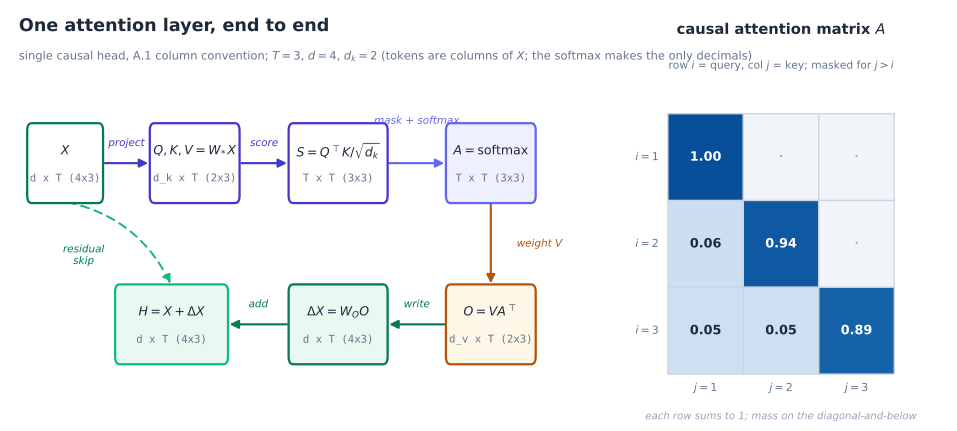

Here is the Python script that generated this plot:
"""One attention layer, written out in full (Appendix A, A.19).

A single causal self-attention head computed end to end on a concrete toy input,
so every number in the section is real, not illustrative. The figure shows the
dataflow with tensor shapes (left) and the resulting causal attention matrix as a
lower-triangular heatmap with its actual softmax weights (right).

Convention: A.1's column form -- tokens are COLUMNS of X in R^{d x T};
W_Q,W_K in R^{d_k x d}; W_V in R^{d_v x d}; W_O in R^{d x d_v}; q_i = W_Q x_i.

Pipeline (one head, no LayerNorm shown -- isolated to expose the attention math):
    X (d x T)
      -> Q = W_Q X,  K = W_K X,  V = W_V X        (d_k x T)
      -> S = Q^T K / sqrt(d_k)                     (T x T)
      -> causal mask (j <= i), then softmax rows   -> A (T x T)
      -> O = V A^T                                  (d_v x T)
      -> dX = W_O O                                 (d x T)
      -> H = X + dX   (residual)                    (d x T)

Deterministic (fixed integer weights; no RNG). Outputs:
  qkv-one-layer-forward.svg
  qkv-one-layer-forward.json
"""
import json
import pathlib

import numpy as np
import matplotlib
matplotlib.use("Agg")
import matplotlib.pyplot as plt
from matplotlib.patches import FancyBboxPatch, FancyArrowPatch, Rectangle

HERE = pathlib.Path(__file__).resolve().parent

# =============================== THE COMPUTATION ===========================
# A.1 column convention: T=3 tokens are the COLUMNS of X (d=4); head dim d_k=d_v=2.
# Integer weights chosen so Q,K,V are integer; the softmax makes the only decimals.
d, d_k, T = 4, 2, 3
X = np.array([[1.0, 0.0, 1.0],
              [0.0, 1.0, 1.0],
              [1.0, 0.0, 1.0],
              [0.0, 1.0, 1.0]])                      # d x T (4x3); columns = tokens
W_Q = np.array([[1, 0, 1, 0], [0, 1, 0, 1]], dtype=float)   # d_k x d (2x4)
W_K = np.array([[1, 0, 1, 0], [0, 1, 0, 1]], dtype=float)   # d_k x d (2x4)
W_V = np.array([[0, 1, 0, 1], [1, 0, 1, 0]], dtype=float)   # d_v x d (2x4)
W_O = np.array([[1, 0], [0, 1], [1, 0], [0, 1]], dtype=float)  # d x d_v (4x2)

Q = W_Q @ X                                          # d_k x T (2x3), columns q_i
K = W_K @ X
Vv = W_V @ X
S_scaled = (Q.T @ K) / np.sqrt(d_k)                  # T x T (3x3); S_ij = q_i . k_j / sqrt(d_k)
mask = np.triu(np.ones((T, T), dtype=bool), k=1)     # True above diagonal -> masked
S_masked = np.where(mask, -np.inf, S_scaled)
A = np.exp(S_masked - np.nanmax(S_masked, axis=1, keepdims=True))
A = np.where(mask, 0.0, A)
A = A / A.sum(axis=1, keepdims=True)                 # T x T, row i = query
O = Vv @ A.T                                         # d_v x T (2x3), columns o_i
dX = W_O @ O                                         # d x T (4x3), columns W_O o_i
H = X + dX                                           # d x T (4x3)

data = {
    "convention": "A.1 column form: tokens are columns of X (d x T); W_Q,W_K in R^{d_k x d}; W_O in R^{d x d_v}.",
    "dims": {"d": d, "d_k": d_k, "d_v": d_k, "T": T},
    "X": X.tolist(), "W_Q": W_Q.tolist(), "W_K": W_K.tolist(),
    "W_V": W_V.tolist(), "W_O": W_O.tolist(),
    "Q": Q.tolist(), "K": K.tolist(), "V": Vv.tolist(),
    "S_scaled": np.round(S_scaled, 4).tolist(),
    "A": np.round(A, 4).tolist(), "O": np.round(O, 4).tolist(),
    "dX": np.round(dX, 4).tolist(), "H": np.round(H, 4).tolist(),
    "note": "causal single-head attention; A = softmax row-wise over j<=i; H = X + W_O (V A^T).",
}
with open(HERE / "qkv-one-layer-forward.json", "w") as f:
    json.dump(data, f, indent=1)

print("Q=\n", Q, "\nK=\n", K, "\nV=\n", Vv)
print("S/sqrt(dk)=\n", np.round(S_scaled, 3))
print("A=\n", np.round(A, 3))
print("O=\n", np.round(O, 3), "\nH=\n", np.round(H, 3))

# =============================== STYLE =====================================
BG    = "#fbfcfe"
INK   = "#1e293b"; MUTE = "#64748b"; FAINT = "#94a3b8"
QK_E  = "#6366f1"; QK_D = "#4338ca"        # indigo: scores / QK
VAL_E = "#f59e0b"; VAL_D = "#b45309"       # amber: values
OV_E  = "#10b981"; OV_D = "#047857"        # emerald: output / residual

def stage(ax, cx, cy, w, h, title, shape, ec, *, fc="white"):
    ax.add_patch(FancyBboxPatch((cx - w / 2, cy - h / 2), w, h,
                 boxstyle="round,pad=0.02,rounding_size=0.10",
                 fc=fc, ec=ec, lw=1.7, zorder=4))
    ax.text(cx, cy + 0.16, title, ha="center", va="center",
            fontsize=9.4, color=INK, fontweight="bold", zorder=5)
    ax.text(cx, cy - 0.20, shape, ha="center", va="center",
            fontsize=8.0, color=MUTE, zorder=5, family="monospace")

def arrow(ax, p0, p1, *, color=MUTE, lw=1.6, label=None, lx=0.0, ly=0.0):
    ax.add_patch(FancyArrowPatch(p0, p1, arrowstyle="-|>", mutation_scale=13,
                 lw=lw, color=color, shrinkA=2, shrinkB=2, zorder=3))
    if label:
        ax.text((p0[0] + p1[0]) / 2 + lx, (p0[1] + p1[1]) / 2 + ly, label,
                ha="center", va="center", fontsize=7.8, color=color,
                fontstyle="italic", zorder=6)

# =============================== FIGURE ====================================
fig = plt.figure(figsize=(12.6, 5.4))
fig.patch.set_facecolor("white")
gs = fig.add_gridspec(1, 2, width_ratios=[1.95, 1.0], wspace=0.16)
axL = fig.add_subplot(gs[0, 0]); axR = fig.add_subplot(gs[0, 1])
for ax in (axL, axR):
    ax.set_facecolor(BG)

# ---- left: dataflow -------------------------------------------------------
axL.set_xlim(0, 12.4); axL.set_ylim(0, 5.2); axL.axis("off")
axL.text(0.2, 4.92, "One attention layer, end to end",
         fontsize=13.2, color=INK, fontweight="bold", ha="left")
axL.text(0.2, 4.55, r"single causal head, A.1 column convention; $T=3$, $d=4$, "
         r"$d_k=2$ (tokens are columns of $X$; the softmax makes the only decimals)",
         fontsize=8.6, color=MUTE, ha="left")

row_y = 3.2
stage(axL, 1.2, row_y, 1.6, 1.0, r"$X$", "d x T (4x3)", OV_D)
stage(axL, 4.0, row_y, 1.9, 1.0, r"$Q,K,V=W_{\!*}X$", "d_k x T (2x3)", QK_D)
stage(axL, 7.1, row_y, 2.1, 1.0, r"$S=Q^\top K/\sqrt{d_k}$", "T x T (3x3)", QK_D)
stage(axL, 10.4, row_y, 1.9, 1.0, r"$A=\mathrm{softmax}$", "T x T (3x3)", QK_E, fc="#eef0fe")

low_y = 1.1
stage(axL, 10.4, low_y, 1.9, 1.0, r"$O=VA^\top$", "d_v x T (2x3)", VAL_D, fc="#fef6e6")
stage(axL, 7.1, low_y, 2.1, 1.0, r"$\Delta X=W_O O$", "d x T (4x3)", OV_D, fc="#e9f9f1")
stage(axL, 3.5, low_y, 2.4, 1.0, r"$H=X+\Delta X$", "d x T (4x3)", OV_E, fc="#e9f9f1")

arrow(axL, (2.0, row_y), (3.05, row_y), label="project", ly=0.26, color=QK_D)
arrow(axL, (4.95, row_y), (6.05, row_y), label="score", ly=0.26, color=QK_D)
arrow(axL, (8.15, row_y), (9.45, row_y), label="mask + softmax", ly=0.55, color=QK_E)
arrow(axL, (10.4, row_y - 0.5), (10.4, low_y + 0.5), label="weight V", lx=1.05, color=VAL_D)
arrow(axL, (9.45, low_y), (8.15, low_y), label="write", ly=0.26, color=OV_D)
arrow(axL, (6.05, low_y), (4.7, low_y), label="add", ly=0.26, color=OV_D)
# residual skip from X down to the add
axL.add_patch(FancyArrowPatch((1.2, row_y - 0.5), (3.5, low_y + 0.5),
              arrowstyle="-|>", mutation_scale=13, lw=1.5, color=OV_E,
              linestyle=(0, (4, 3)), connectionstyle="arc3,rad=-0.25",
              shrinkA=2, shrinkB=2, zorder=3))
axL.text(1.6, 2.0, "residual\nskip", ha="center", va="center",
         fontsize=7.8, color=OV_D, fontstyle="italic", zorder=6)

# ---- right: the causal attention matrix A ---------------------------------
axR.set_xlim(-0.7, T + 0.2); axR.set_ylim(-0.9, T + 0.7); axR.axis("off")
axR.text((T - 1) / 2.0, T + 0.42, r"causal attention matrix $A$",
         fontsize=11.0, color=INK, fontweight="bold", ha="center")
axR.text((T - 1) / 2.0, T + 0.02, r"row $i$ = query, col $j$ = key; masked for $j>i$",
         fontsize=8.0, color=MUTE, ha="center")
for i in range(T):
    yy = T - 1 - i
    for j in range(T):
        masked = j > i
        val = A[i, j]
        fc = "#f1f5f9" if masked else plt.cm.Blues(0.18 + 0.7 * val)
        axR.add_patch(Rectangle((j - 0.5, yy - 0.5), 1, 1, fc=fc,
                      ec="#cbd5e1", lw=1.0, zorder=2))
        if masked:
            axR.text(j, yy, "·", ha="center", va="center",
                     fontsize=12, color=FAINT, zorder=3)
        else:
            axR.text(j, yy, f"{val:.2f}", ha="center", va="center",
                     fontsize=9.6, color=(INK if val < 0.6 else "white"),
                     fontweight="bold", zorder=3)
    axR.text(-0.62, yy, f"$i={i+1}$", ha="right", va="center",
             fontsize=8.2, color=MUTE)
for j in range(T):
    axR.text(j, -0.66, f"$j={j+1}$", ha="center", va="center",
             fontsize=8.2, color=MUTE)
axR.text((T - 1) / 2.0, -1.02, "each row sums to 1; mass on the diagonal-and-below",
         fontsize=7.6, color=FAINT, ha="center", fontstyle="italic")

fig.savefig(HERE / "qkv-one-layer-forward.svg", bbox_inches="tight", facecolor="white")
print("wrote qkv-one-layer-forward.svg / .json")
